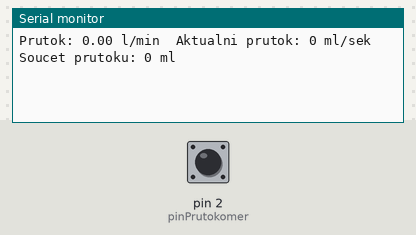
A sketch run on a simulated Arduino Uno, built with avr-gcc and run on an emulated ATmega328P. Parts: the last lines printed to the serial monitor. Inputs (shaded band) come from the test bench; at power-on: pin 2 (pinPrutokomer) HIGH.

Above: at 1.2 s.
1.3 s: pin 2 (pinPrutokomer) pulled LOW for 0.15 s
At 2.6 s:
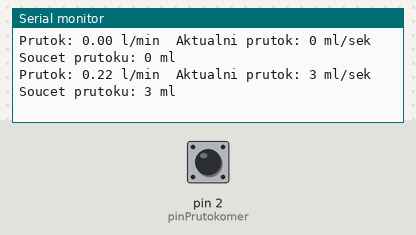
2.9 s: pin 2 (pinPrutokomer) pulled LOW for 1 s
At 3.5 s:
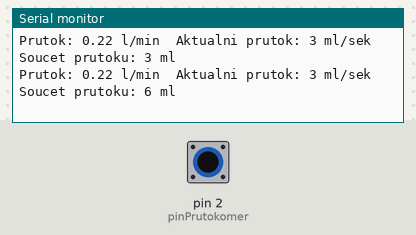
6.9 s: pin 2 (pinPrutokomer) pulled LOW for 0.15 s
At 7.8 s:
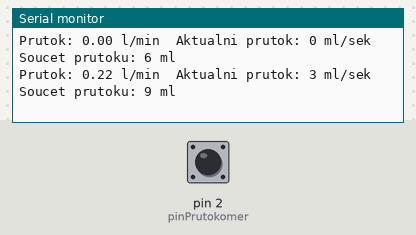
Timing chart, 0 to 9.9 s (numbered marks = the images above; inputs shaded):
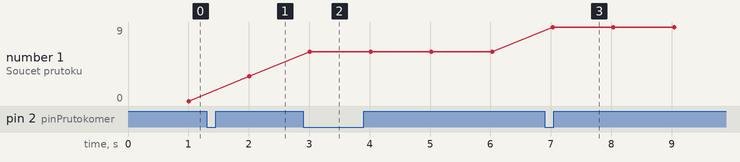

Measured:
- after the input at 1.3 s, the serial monitor: prints a new line after 0.71 s (image 1)
- after the input at 2.9 s, the serial monitor: prints a new line after 0.11 s (image 2)
- after the input at 6.9 s, the serial monitor: prints a new line after 0.13 s (image 3)
- plotted number 1: 0 → 3 after the input at 1.3 s, 3 → 6 after the input at 2.9 s, 6 → 9 after the input at 6.9 s

The sketch:

prutokomer_test.ino
```cpp
// Arduino průtokoměr YF-S201

// nastavení čísel propojovacích pinů
#define pinPrutokomer 2
#define pinPreruseni 0  // 0 = digitální pin 2
// kalibrační proměnná, u senzoru YF-S201
// je to 4,5 pulzu za vteřinu pro 1 litr za minutu
const float kalibrFaktor = 4.5;
// pomocné proměnné
volatile byte pocetPulzu = 0;
float prutok = 0.0;
unsigned int prutokML = 0;
unsigned long soucetML = 0;
unsigned long staryCas = 0;

void setup() {
  // komunikace po sériové lince rychlostí 9600 baud
  Serial.begin(9600);
  // nastavení směru vstupního pinu
  pinMode(pinPrutokomer, INPUT);
  // nastavení vstupního pinu pro využití přerušení,
  // při detekci přerušení pomocí sestupné hrany (FALLING)
  // bude zavolán podprogram prictiPulz
  attachInterrupt(pinPreruseni, prictiPulz, FALLING);
}
void loop() {
  // místo pro další příkazy

  // pokud je rozdíl posledního uloženého času a aktuálního
  // 1 vteřina nebo více, provedeme měření
  if ((millis() - staryCas) > 1000) {
    // vypnutí detekce přerušení po dobu výpočtu a tisku výsledku
    detachInterrupt(pinPreruseni);
    // výpočet průtoku podle počtu pulzů za daný čas
    // se započtením kalibrační konstanty
    prutok = ((1000.0 / (millis() - staryCas)) * pocetPulzu) / kalibrFaktor;
    // výpočet průtoku kapaliny v mililitrech
    prutokML = (prutok / 60) * 1000;
    // přičtení objemu do celkového součtu
    soucetML += prutokML;
    // vytištění všech dostupných informací po sériové lince
    Serial.print("Prutok: ");
    Serial.print(prutok);
    Serial.print(" l/min");
    Serial.print("  Aktualni prutok: ");
    Serial.print(prutokML);
    Serial.print(" ml/sek");
    Serial.print("  Soucet prutoku: ");
    Serial.print(soucetML);
    Serial.println(" ml");
    // nulování počítadla pulzů
    pocetPulzu = 0;
    // uložení aktuálního času pro zahájení dalšího měření
    staryCas = millis();
    // povolení detekce přerušení pro nové měření
    attachInterrupt(pinPreruseni, prictiPulz, FALLING);
  }
}
// podprogram pro obsluhu přerušení
void prictiPulz() {
  // inkrementace čítače pulzů
  pocetPulzu++;
}
```
